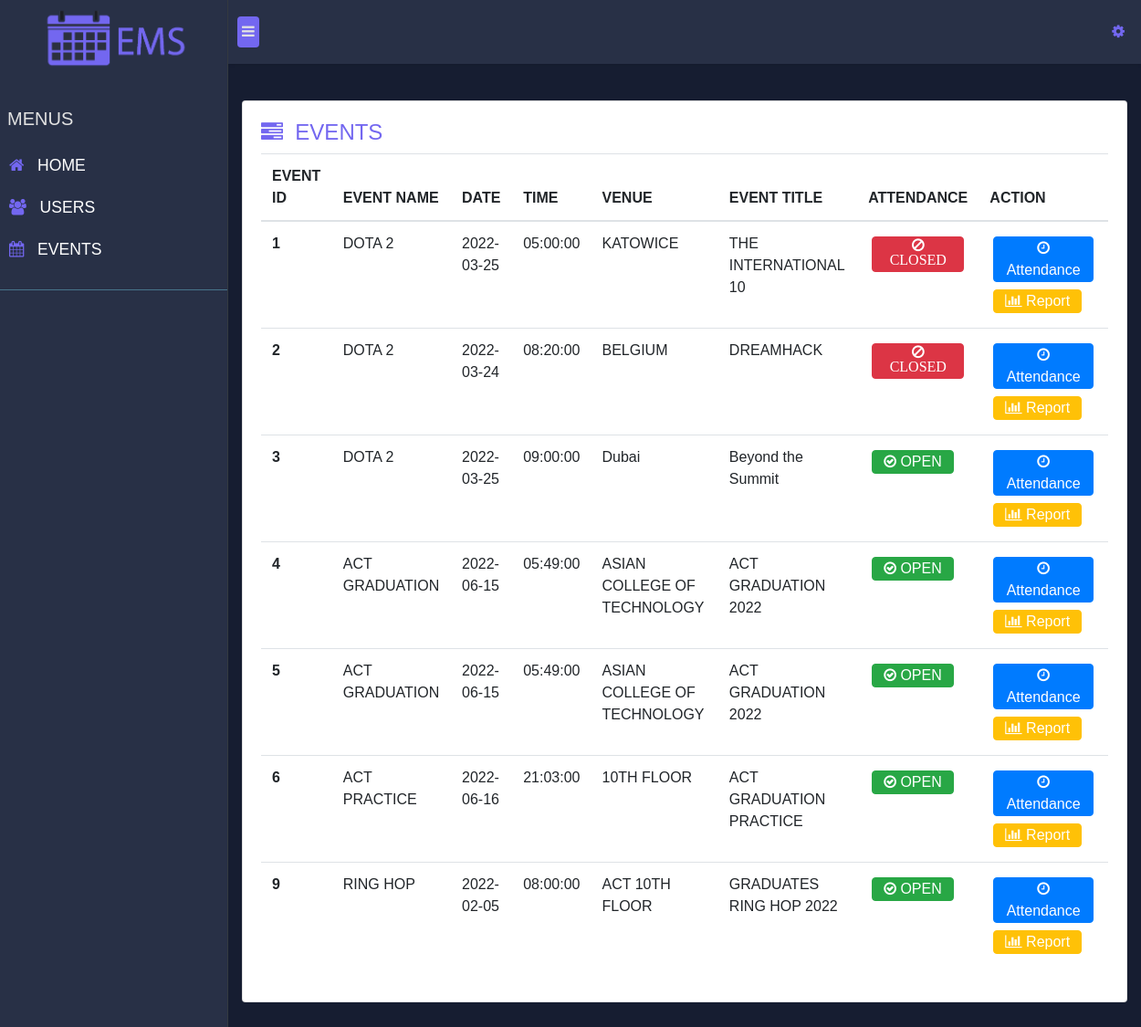
Page /users/admin/events.php (signed in) on the committed database.
### tables this page shows
CREATE TABLE `tblevent` (
  `event_id` int(11) NOT NULL,
  `event_title` varchar(300) NOT NULL,
  `date` date NOT NULL,
  `venue` varchar(300) NOT NULL,
  `time` time NOT NULL,
  `event_name` varchar(300) NOT NULL,
  `attendanceStatus` varchar(20) NOT NULL
);

### users/admin/events.php (the view, shortened to what this page needs)
<!DOCTYPE html>
<html lang="en">
<head>
    <link rel="stylesheet" href="/CanoEMS/assets/css/bootstrap/css/bootstrap.min.css">
    <link rel="stylesheet" href="/CanoEMS/assets/css/index.css">
    <link rel="stylesheet" href="/CanoEMS/assets/css/nav.css">
    <link rel="stylesheet" href="https://cdnjs.cloudflare.com/ajax/libs/font-awesome/4.7.0/css/font-awesome.min.css">
</head>
<body>
    <?php
    $path = $_SERVER['DOCUMENT_ROOT'];
    include_once($path . "/CanoEMS/db/config.php");
    $result = mysqli_query($db, "SELECT * FROM `tblevent`");
    ?>
    <div class="wrapper">
        <nav id="sidebar" class="backgroundDarkColor border-right border-dark">
            <?php include($path . "/CanoEMS/comp/adminNavBar.php") ?>
        </nav>
        <div class="content w-100 backgroundDarkerColor">
            <nav class="navbar navbar-expand-lg backgroundDarkColor">
                <?php include($path . "/CanoEMS/comp/commonNavBar.php") ?>
            </nav>
            <div class="container-fluid">
                <div class="content-wrapper p-0">
                    <div class="row">
                        <div class="col-sm-12">
                            <div class="card mb-5 ">
                                <div class="card-body">
                                    <div class="row">
                                        <div class="col-sm-8">
                                            <h4 class="textUserColor"><i class="fa fa-tasks"></i>&nbsp; EVENTS</h4>
                                        </div>
                                        <div class="col-sm-4">
                                        </div>
                                    </div>
                                    <div class="table-responsive">
                                        <table id="tbl" class="table table-stripe table-condense table-hover">
                                            <thead>
                                                <tr>
                                                    <th>EVENT ID</th>
                                                    <th>EVENT NAME</th>
                                                    <th>DATE</th>
                                                    <th>TIME</th>
                                                    <th>VENUE</th>
                                                    <th>EVENT TITLE</th>
                                                    <th>ATTENDANCE</th>
                                                    <th>ACTION</th>
                                                </tr>
                                            </thead>
                                            <tbody>
                                                <?php
                                                while ($row = $result->fetch_assoc()) {
                                                    $attendanceStatusBtn = '';
                                                    if($row['attendanceStatus'] == 'OPEN'){
                                                        $attendanceStatusBtn = '<button class="btn btn-success attendanceBtn m-1 pt-0 pb-0"><i class="fa fa-check-circle-o"></i> OPEN</button>';
                                                    }else{
                                                        $attendanceStatusBtn = '<button class="btn btn-danger attendanceBtn m-1 pt-0 pb-0"><i class="fa fa-ban"> CLOSED</button>';
                                                    }
                                                    echo "
                                                <tr row-id='" . $row['event_id'] . "'>
                                                    <th scope='row'>" . $row['event_id'] . "</th>
                                                    <td ref='" . $row['event_name'] . "'>" . $row['event_name'] . "</td>
                                                    <td ref='" . $row['date'] . "'>" . $row['date'] . "</td>
                                                    <td ref='" . $row['time'] . "'>" . $row['time'] . "</td>
                                                    <td ref='" . $row['venue'] . "'>" . $row['venue'] . "</td>
                                                    <td ref='" . $row['event_title'] . "'>" . $row['event_title'] . "</td>
                                                    <td ref='" . $row['attendanceStatus'] . "'>" . $attendanceStatusBtn . "</td>
                                                    <td>
                                                        <a href='/CanoEMS/attendance.php?id=" . $row['event_id'] . "' class='btn btn-primary m-1 pt-0 pb-0' target='_blank'><i class='fa fa-clock-o'></i> Attendance</a>
                                                        <a href='/CanoEMS/users/admin/report.php?id=" . $row['event_id'] . "' class='btn btn-warning text-white m-1 pt-0 pb-0'><i class='fa fa-bar-chart'></i> Report</a>
                                                    </td>
                                                </tr>";
                                                }
                                                ?>
                                            </tbody>
                                        </table>
                                    </div>
                                </div>
                            </div>
                        </div>
                    </div>
                </div>
            </div>
        </div>
    </div>
</body>
</html>

### assets/css/index.css (style rules this page uses)
.textUserColor { color:#7367F0 !important; }
.backgroundDarkColor { background-color: #283046 !important; }
.backgroundDarkerColor { background-color: #161D31 !important; }

### assets/css/nav.css (style rules this page uses)
body { font-family: 'Poppins', sans-serif; background: #fafafa }
a, a:hover, a:focus { color: inherit; text-decoration: none; transition: all 0.3s }
.navbar { padding: 15px 10px; background: #fff; border: none; border-radius: 0; margin-bottom: 40px; box-shadow: 1px 1px 3px rgba(0, 0, 0, 0.1) }
.wrapper { display: flex; width: 100%; align-items: stretch }
#sidebar { min-width: 250px; max-width: 250px; background: #005086; color: #fff; transition: all 0.3s }
.content-wrapper { padding: 15px }

### users/admin/events.php (style rules this page uses)
.content-wrapper { height: 150vh !important; }

### rows in the picture
tblevent: event_id "1", event_name "DOTA 2", date "2022-03-25", time "05:00:00", venue "KATOWICE", event_title "THE INTERNATIONAL 10", attendanceStatus "CLOSED"
tblevent: event_id "2", event_name "DOTA 2", date "2022-03-24", time "08:20:00", venue "BELGIUM", event_title "DREAMHACK", attendanceStatus "CLOSED"
tblevent: event_id "3", event_name "DOTA 2", date "2022-03-25", time "09:00:00", venue "Dubai", event_title "Beyond the Summit", attendanceStatus "OPEN" (drawn)
tblevent: event_id "4", event_name "ACT GRADUATION", date "2022-06-15", time "05:49:00", venue "ASIAN COLLEGE OF TECHNOLOGY", event_title "ACT GRADUATION 2022", attendanceStatus "OPEN" (drawn)
tblevent: event_id "5", event_name "ACT GRADUATION", date "2022-06-15", time "05:49:00", venue "ASIAN COLLEGE OF TECHNOLOGY", event_title "ACT GRADUATION 2022", attendanceStatus "OPEN" (drawn)
tblevent: event_id "6", event_name "ACT PRACTICE", date "2022-06-16", time "21:03:00", venue "10TH FLOOR", event_title "ACT GRADUATION PRACTICE", attendanceStatus "OPEN" (drawn)
tblevent: event_id "9", event_name "RING HOP", date "2022-02-05", time "08:00:00", venue "ACT 10TH FLOOR", event_title "GRADUATES RING HOP 2022", attendanceStatus "OPEN" (drawn)
